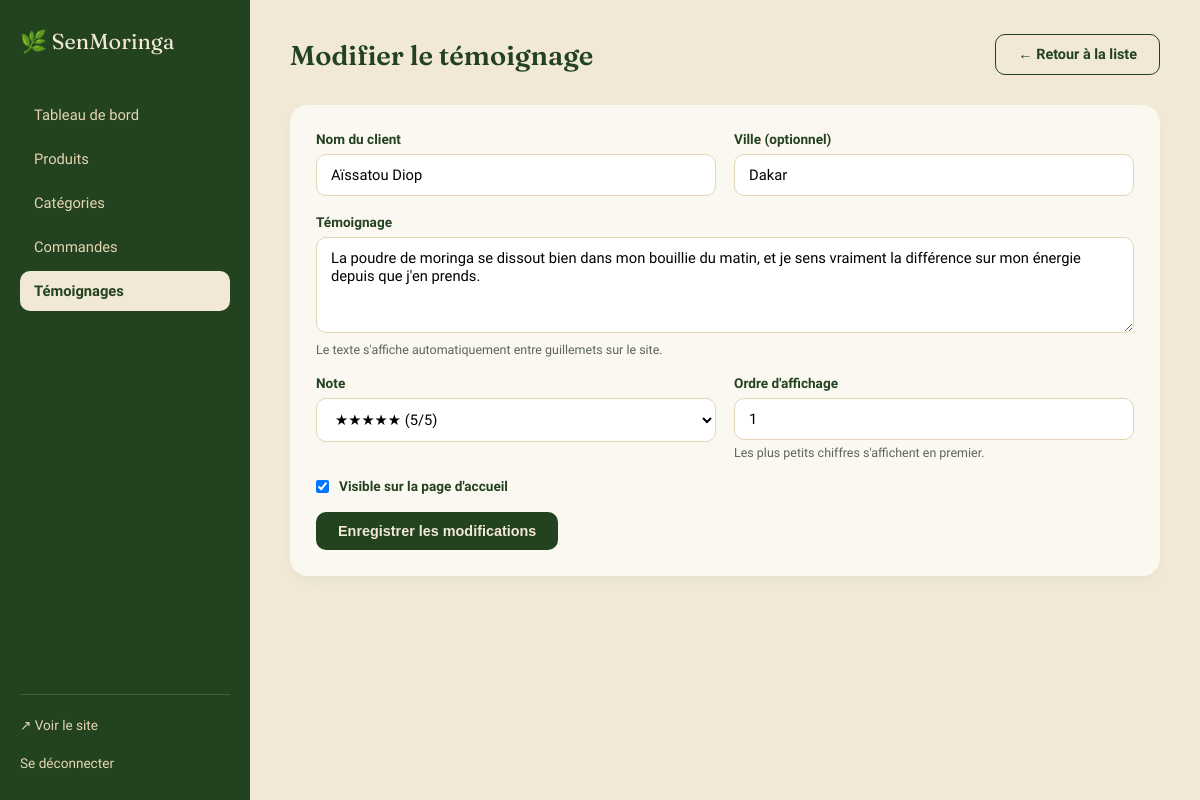
Page /admin/temoignage_form.php?id=1 (signed in) on the committed database.
### tables this page shows
CREATE TABLE temoignages (
    id INT AUTO_INCREMENT PRIMARY KEY,
    nom VARCHAR(100) NOT NULL,
    ville VARCHAR(100) DEFAULT NULL,
    note TINYINT NOT NULL DEFAULT 5,
    texte TEXT NOT NULL,
    actif TINYINT(1) NOT NULL DEFAULT 1,
    ordre INT NOT NULL DEFAULT 0,
    created_at TIMESTAMP DEFAULT CURRENT_TIMESTAMP
);

### includes/functions.php (called while the page is built, shortened)
<?php
function e(string $texte): string
{
    return htmlspecialchars($texte, ENT_QUOTES, 'UTF-8');
}
function getTemoignageParId(int $id): ?array
{
    $pdo = getPDO();
    $stmt = $pdo->prepare("SELECT * FROM temoignages WHERE id = :id LIMIT 1");
    $stmt->execute([':id' => $id]);
    $r = $stmt->fetch();
    return $r ?: null;
}

### admin/temoignage_form.php (the view, shortened to what this page needs)
<?php
require_once __DIR__ . '/../includes/functions.php';
$id = isset($_GET['id']) ? (int)$_GET['id'] : (isset($_POST['id']) ? (int)$_POST['id'] : 0);
$temoignage = $id ? getTemoignageParId($id) : null;
$v = fn($champ, $defaut = '') => e((string)($_POST[$champ] ?? ($temoignage[$champ] ?? $defaut)));
require __DIR__ . '/includes/admin_header.php';
?>
<div class="admin-topbar">
  <div><h1><?= $temoignage ? 'Modifier le témoignage' : 'Ajouter un témoignage' ?></h1></div>
  <a href="<?= BASE_URL ?>/admin/temoignages.php" class="btn btn-contour">← Retour à la liste</a>
</div>
<form method="post" class="panneau">
  <div class="ligne-2">
    <div class="groupe-champ">
      <label for="nom">Nom du client</label>
      <input type="text" id="nom" name="nom" value="<?= $v('nom') ?>" required>
    </div>
    <div class="groupe-champ">
      <label for="ville">Ville (optionnel)</label>
      <input type="text" id="ville" name="ville" value="<?= $v('ville') ?>">
    </div>
  </div>
  <div class="groupe-champ">
    <label for="texte">Témoignage</label>
    <textarea id="texte" name="texte" rows="4" required><?= $v('texte') ?></textarea>
    <p class="aide">Le texte s'affiche automatiquement entre guillemets sur le site.</p>
  </div>
  <div class="ligne-2">
    <div class="groupe-champ">
      <label for="note">Note</label>
      <select id="note" name="note">
        <?php for ($n = 5; $n >= 1; $n--): ?>
          <option value="<?= $n ?>" <?= ((int)($temoignage['note'] ?? 5) === $n) ? 'selected' : '' ?>><?= str_repeat('★', $n) ?> (<?= $n ?>/5)</option>
        <?php endfor; ?>
      </select>
    </div>
    <div class="groupe-champ">
      <label for="ordre">Ordre d'affichage</label>
      <input type="number" id="ordre" name="ordre" step="1" value="<?= $v('ordre', 0) ?>">
      <p class="aide">Les plus petits chiffres s'affichent en premier.</p>
    </div>
  </div>
  <?php
    if ($_SERVER['REQUEST_METHOD'] === 'POST') {
        $actifCoche = isset($_POST['actif']);
    } else {
        $actifCoche = $temoignage ? !empty($temoignage['actif']) : true;
    }
  ?>
  <div class="groupe-champ checkbox-inline">
    <input type="checkbox" id="actif" name="actif" <?= $actifCoche ? 'checked' : '' ?>>
    <label for="actif" style="margin:0;">Visible sur la page d'accueil</label>
  </div>
  <button type="submit" class="btn btn-principal"><?= $temoignage ? 'Enregistrer les modifications' : 'Créer le témoignage' ?></button>
</form>
<?php require __DIR__ . '/includes/admin_footer.php'; ?>

### assets/css/admin.css (style rules this page uses)
:root { --vert-foret: #23421F; --vert-feuille: #4F8B3B; --sable: #F1E9D6; --sable-fonce: #E4D6B4; --creme: #FBF8F1; --terre: #A2622B; --or: #C99A3B; --encre: #212B1D; --encre-douce: #5b6656; --rouge: #B0432C; --font-display: 'Fraunces', serif; --font-corps: 'Work Sans', sans-serif; --font-detail: 'Space Mono', monospace; }
* { box-sizing: border-box; margin: 0; padding: 0; }
body { font-family: var(--font-corps); background: var(--sable); color: var(--encre); }
a { color: inherit; text-decoration: none; }
h1, h2, h3 { font-family: var(--font-display); color: var(--vert-foret); font-weight: 600; }
.admin-topbar { display: flex; justify-content: space-between; align-items: center; margin-bottom: 30px; }
.admin-topbar h1 { font-size: 1.7rem; }
.btn { display: inline-flex; align-items: center; gap: 8px; padding: 11px 22px; border-radius: 10px; font-weight: 600; font-size: 0.9rem; border: none; cursor: pointer; transition: transform .15s, background .15s; }
.btn-principal { background: var(--vert-foret); color: var(--sable); }
.btn-contour { background: transparent; border: 1.5px solid var(--vert-foret); color: var(--vert-foret); }
.panneau { background: var(--creme); border-radius: 18px; padding: 26px; box-shadow: 0 6px 18px -10px rgba(31,58,36,0.15); margin-bottom: 26px; }
.groupe-champ { margin-bottom: 18px; }
.groupe-champ label { display: block; font-size: 0.85rem; font-weight: 600; margin-bottom: 7px; color: var(--vert-foret); }
.groupe-champ input, .groupe-champ select, .groupe-champ textarea { width: 100%; padding: 11px 14px; border-radius: 10px; border: 1.5px solid var(--sable-fonce); background: white; font-family: inherit; font-size: 0.92rem; }
.groupe-champ .aide { font-size: 0.78rem; color: var(--encre-douce); margin-top: 5px; }
.aide { font-size: 0.78rem; color: var(--encre-douce); }
.ligne-2 { display: grid; grid-template-columns: 1fr 1fr; gap: 18px; }
.checkbox-inline { display: flex; align-items: center; gap: 10px; }
.checkbox-inline input { width: auto; }

### rows in the picture
temoignages: nom "Aïssatou Diop", ville "Dakar", texte "La poudre de moringa se dissout bien dans mon bouillie du matin, et je sens vraiment la différence sur mon énergie depuis que j'en prends.", note "★★★★★ (5/5)", ordre "1", actif "☑"
